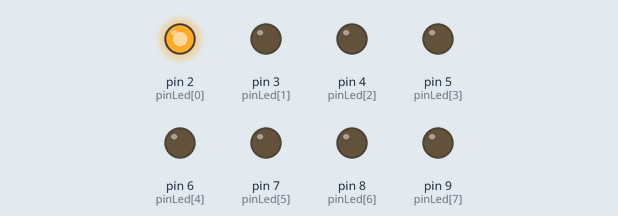
Simulated run of this sketch. Board: Arduino Uno, built with avr-gcc and run on an emulated ATmega328P. On the bench: output pins drawn as LEDs (lit = HIGH).

Above: at 0.05 s.
At 0.55 s:
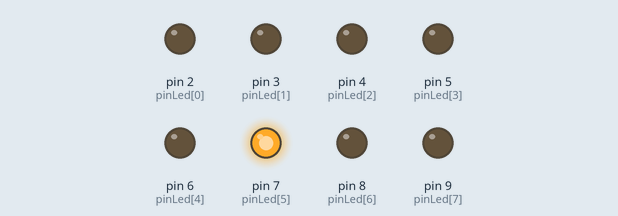
At 1.15 s:
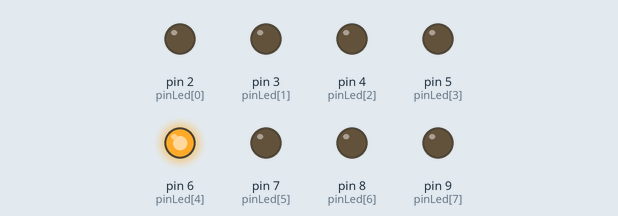
At 1.75 s:
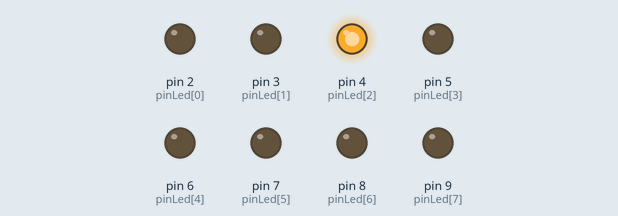
At 2.3 s:
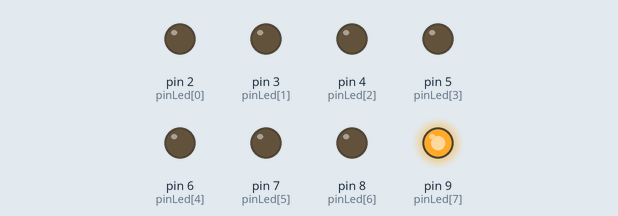
At 3.35 s:
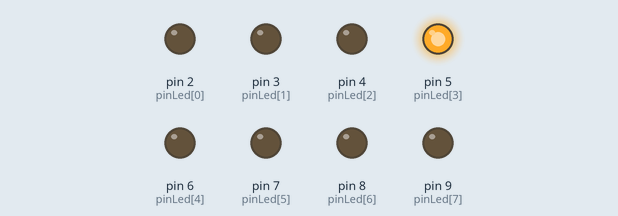
Timing chart, 0 to 3.6 s (numbered marks = the images above):
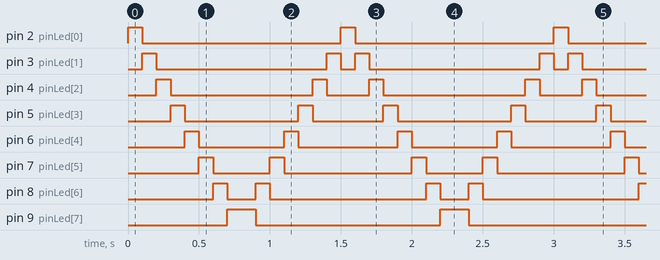

Measured:
- by itself, pin 2 (pinLed[0]): alternates HIGH for 0.10 s and LOW for 1.4 s
- by itself, pin 3 (pinLed[1]): repeats every 1.5 s: LOW 1.2 s, HIGH 0.10 s, LOW 0.10 s, HIGH 0.10 s
- by itself, pin 4 (pinLed[2]): repeats every 1.5 s: LOW 1.0 s, HIGH 0.10 s, LOW 0.30 s, HIGH 0.10 s
- by itself, pin 5 (pinLed[3]): repeats every 1.5 s: LOW 0.80 s, HIGH 0.10 s, LOW 0.50 s, HIGH 0.10 s
- by itself, pin 6 (pinLed[4]): alternates HIGH for 0.10 s and LOW for 0.65 s
- by itself, pin 7 (pinLed[5]): repeats every 1.5 s: LOW 0.40 s, HIGH 0.10 s, LOW 0.90 s, HIGH 0.10 s
- by itself, pin 8 (pinLed[6]): repeats every 1.5 s: LOW 0.20 s, HIGH 0.10 s, LOW 1.1 s, HIGH 0.10 s
- by itself, pin 9 (pinLed[7]): alternates HIGH for 0.20 s and LOW for 1.3 s

The sketch:

ledexample.ino
```cpp
int pinLed[8] = {2, 3, 4, 5, 6, 7, 8, 9};

void setup() {
  for(int i=0; i<8; i++)
  {
    pinMode(pinLed[i], OUTPUT);
  }

}

void loop() {
 int i;
 for(i=0;i<8;i++)
 {
  digitalWrite(pinLed[i], HIGH);
  delay(100);
  digitalWrite(pinLed[i], LOW);

 }

 for(i=7;i>=1;i--)
 {
  digitalWrite(pinLed[i], HIGH);
  delay(100);
  digitalWrite(pinLed[i], LOW);

 }
}
```
